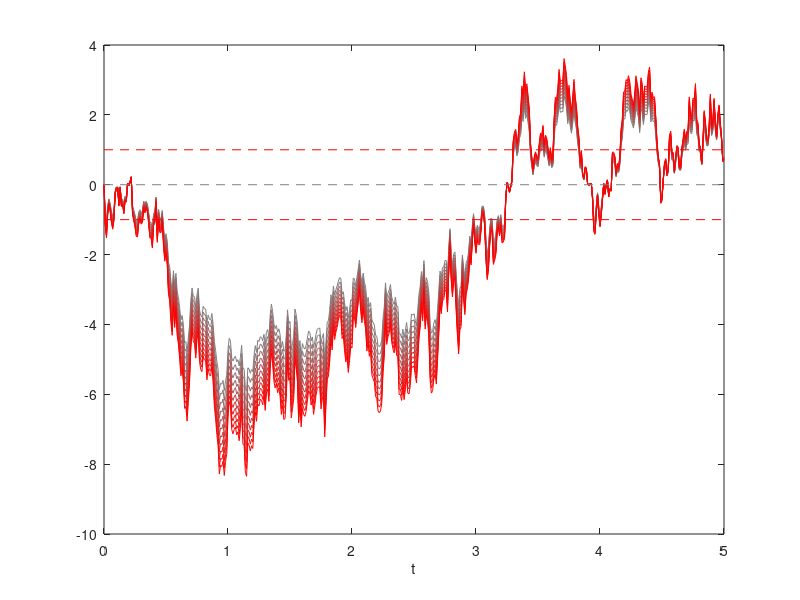

Source code (MATLAB):
nus = 10:1:20;
T = 5;
dt = 0.01;
legendstrings = {};

for n=1:numel(nus)
% nu = 0.1;
nu =  nus(n);
u = @(x,t) (tanh(x ./ (nu*(T-t))) - x) ./ (T-t);
rng(1)
x = 0;
ts = 0:dt:T;

xhist = zeros(1, numel(ts));
uhist = NaN(1, numel(ts));

for i=1:numel(ts)    
    t = ts(i);
    xhist(i) = x;
    uhist(i) = u(x,t);
    
    dxi = randn(1) * sqrt(nu*dt)
    x = x + uhist(i)*dt + dxi;
end

% plot(ts, xhist, ts, uhist)
color = @(i) [0.5+i/20, 0.5-i/20, 0.5-i/20];


plot(ts, xhist, 'Color', color(nu - 10))
hold on

% hold off
% legend('x', 'zero axis', 'targets', 'Location', 'southwest')
% title(strcat({'Optimal Control, nu='},num2str(nu), {', T='},num2str(T)))
end

plot([0 T], [0 0], '--', 'Color', [0.5 0.5 0.5])
plot([0 T], [1 1], '--', 'Color', [1 0 0])
plot([0 T], [-1 -1], '--', 'Color', [1 0 0])
xlabel('t')
